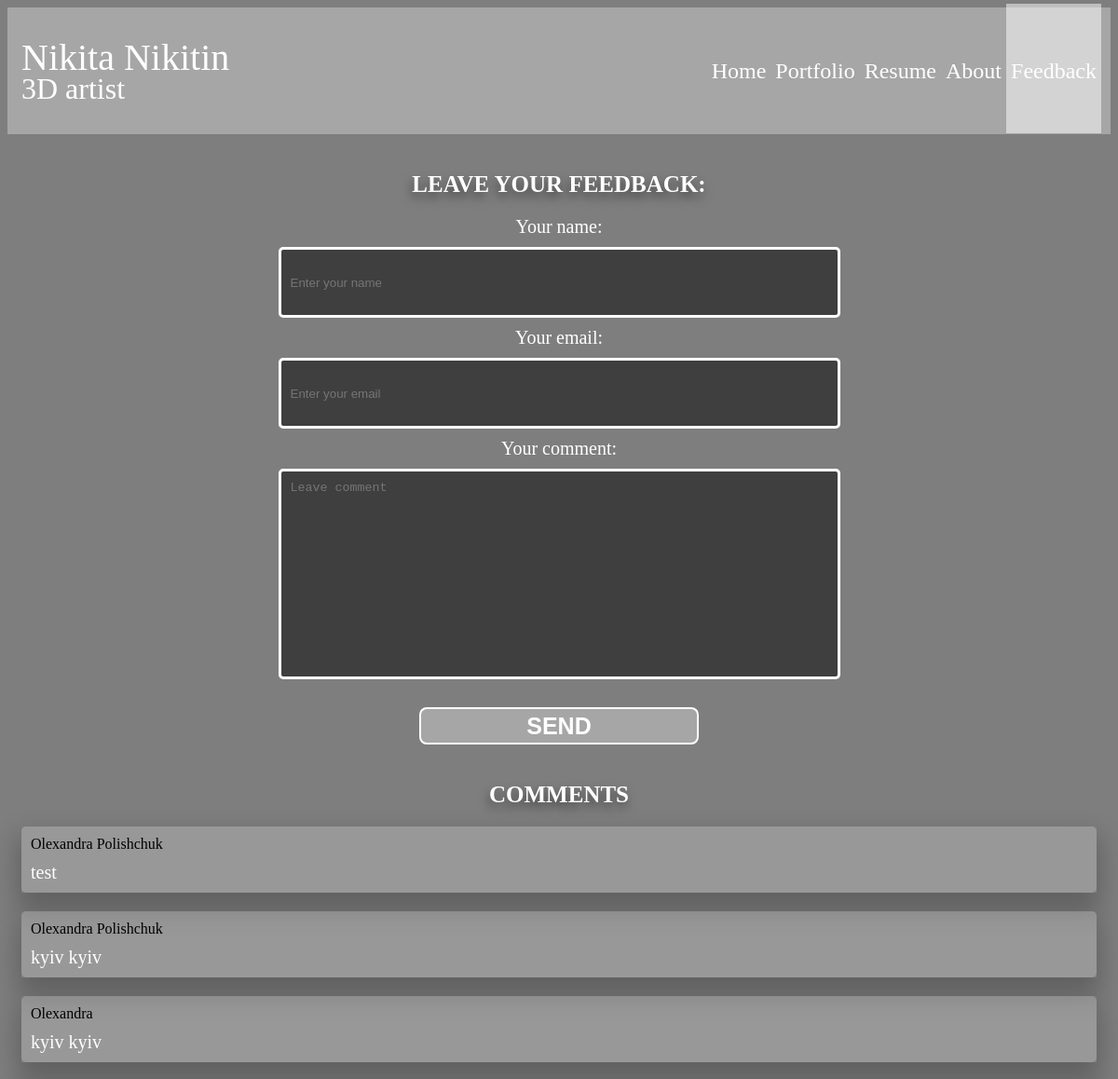
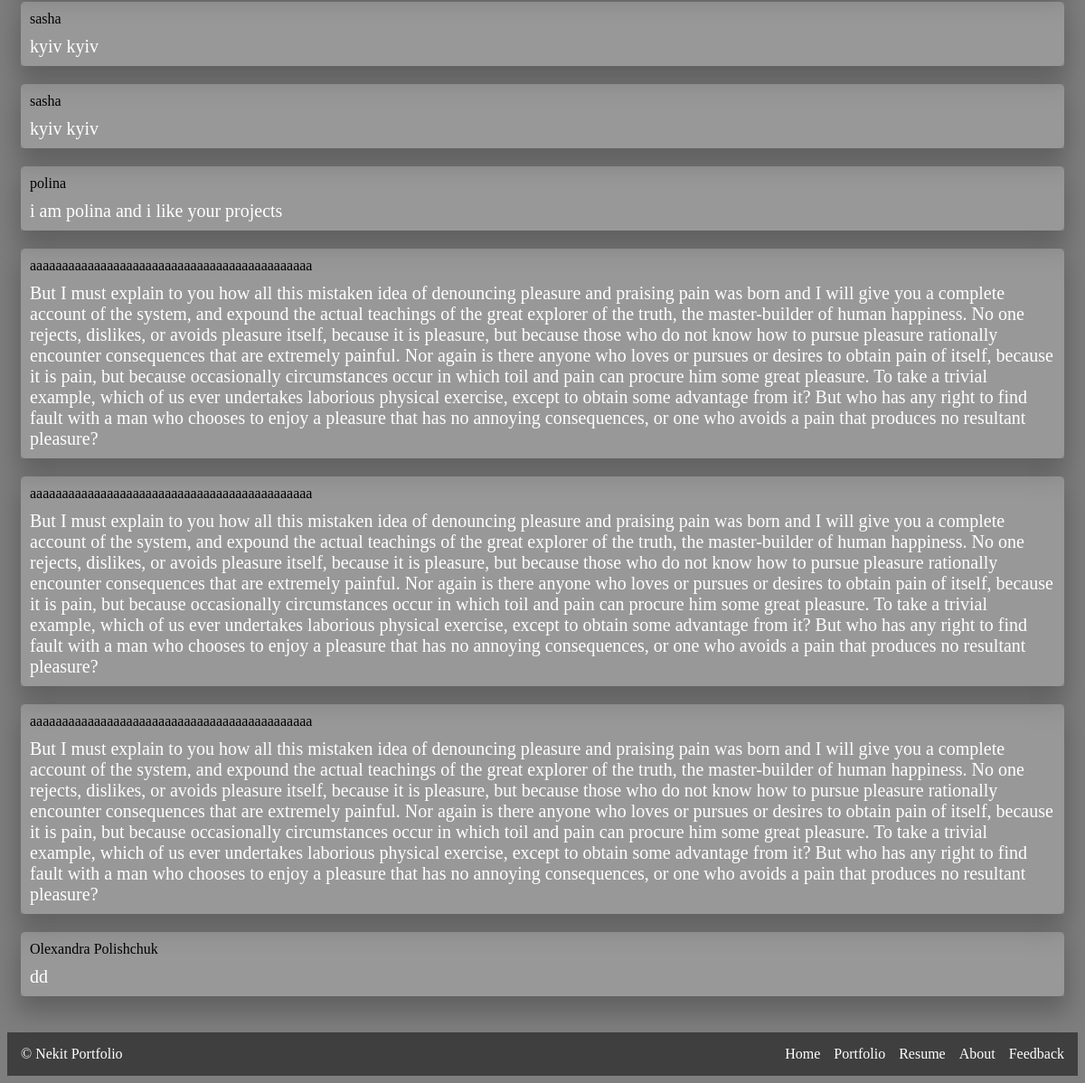
Screenshot of /feedback with the database file from the repository (2 pictures, top to bottom).
### app.py (models this page shows, shortened)
class Comments(db.Model):
    id = db.Column(db.Integer, primary_key=True)
    name = db.Column(db.String(30), nullable=False)
    email = db.Column(db.String(50), nullable=False)
    msg = db.Column(db.Text, nullable=True)
    date = db.Column(db.DateTime, default=datetime.utcnow)

### app.py (the view)
@app.route('/feedback', methods=['POST', 'GET'])
def feedback():
    res = Comments.query.order_by(Comments.id.desc()).limit(10).all()
    if request.cookies.get('commented'):
        return render_template('feedback.html', title='Feedback', comments=res, isComm=True)
    else:
        if request.method == 'POST':
            try:
                comm = Comments(name=request.form['name'], email=request.form['email'], msg=request.form['msg'])
                db.session.add(comm)
                db.session.commit()
                flash('Commented successfully', 'success')
                res = Comments.query.order_by(Comments.id.desc()).limit(10).all()
                result = make_response(render_template('feedback.html', title='Feedback', comments=res, isComm=True))
                result.set_cookie('commented', '1', 30*24*3600)
                return result
            except Exception as e:
                db.session.rollback()
                flash('Commenting error', 'error')
                print('DB adding error', e)
    return render_template('feedback.html', title='Feedback', comments=res, isComm=False)

### templates/feedback.html (shortened to what this page needs)
{% extends 'base.html' %} {% block styles %}
<link
  rel="stylesheet"
  type="text/css"
  href="{{ url_for('static', filename='css/styles.css') }}"
/>
{% endblock %} {% block body %}
<section class="feedback">
  <div class="container">
    {% if isComm %}
    <div class="feedback__flash">
      <p class="feedback__success">You have already left feedback. Thanks!</p>
      <svg class="icon-heart" width="30" height="30" viewBox="0 0 24 24"><path fill-rule="evenodd" d="M8.5 7C7.11 7 6 8.113 6 9.467c0 1.524.882 3.15 2.246 4.743 1.146 1.337 2.538 2.543 3.754 3.516 1.216-.973 2.608-2.18 3.754-3.516C17.118 12.617 18 10.99 18 9.467 18 8.113 16.89 7 15.5 7S13 8.113 13 9.467a1 1 0 1 1-2 0C11 8.113 9.89 7 8.5 7Zm3.5-.341A4.508 4.508 0 0 0 8.5 5C6.024 5 4 6.99 4 9.467c0 2.251 1.267 4.34 2.727 6.044 1.481 1.729 3.297 3.218 4.659 4.278a1 1 0 0 0 1.228 0c1.362-1.06 3.178-2.55 4.659-4.278C18.733 13.807 20 11.718 20 9.467 20 6.99 17.976 5 15.5 5c-1.41 0-2.674.646-3.5 1.659Z" clip-rule="evenodd"/></svg>
    </div>
    {% else %}
    <h4 class="feedback__title">Leave your feedback:</h4>
    <form action="feedback" method="post" class="feedback__form">
      <label for="name" class="feedback__label">Your name:</label>
      <input
        class="feedback__input"
        type="text"
        name="name"
        id="name"
        required
        placeholder="Enter your name"
      />
      <label for="email" class="feedback__label">Your email:</label>
      <input
        class="feedback__input"
        type="email"
        name="email"
        id="email"
        required
        placeholder="Enter your email"
      />
      <label for="msg" class="feedback__label">Your comment:</label>
      <textarea
        class="feedback__textarea"
        id="msg"
        name="msg"
        cols="50"
        rows="5"
        required
        placeholder="Leave comment"
      ></textarea>
      <input type="submit" class="feedback__btn" value="Send" />
    </form>
    {% endif %}
    <h4 class="feedback__title">Comments</h4>
    <div class="feedback__comments">
      {% for comm in comments %}
      <div class="comment">
        <div class="comment__body">
          <p class="comment__name">{{ comm.name }}</p>
          <p class="comment__text">{{ comm.msg }}</p>
        </div>
      </div>
      {% endfor %}
    </div>
  </div>
</section>
{% endblock %}

### templates/base.html (shortened to what this page needs)
<!DOCTYPE html>
<html lang="en">
  <head>
    <link
      rel="stylesheet"
      href="https://cdnjs.cloudflare.com/ajax/libs/modern-normalize/1.1.0/modern-normalize.min.css"
    />
    <link
      rel="stylesheet"
      type="text/css"
      href="{{ url_for('static', filename='css/index.min.css') }}"
    />
    {% block styles %}{% endblock%}
  </head>
  <body>
    <header class="header">
      <div class="container">
        <nav class="header--flex">
          <div class="header__logo">
            <a href="/" class="header__title">Nikita Nikitin</a>
            <h2 class="header__subtitle">3D artist</h2>
          </div>
          <ul class="header__nav">
            <li class="header__item"><a href="/" class="">Home</a></li>
            <li class="header__item">
              <a href="/portfolio" class="">Portfolio</a>
            </li>
            <li class="header__item"><a href="/resume" class="">Resume</a></li>
            <li class="header__item"><a href="/about" class="">About</a></li>
            <li class="header__item">
              <a href="/feedback" class="">Feedback</a>
            </li>
          </ul>
        </nav>
      </div>
    </header>
    {% block body %}{% endblock %}
    <footer class="footer">
      <div class="container footer--flex">
        <p class="footer__copy">&copy; Nekit Portfolio</p>
        <ul class="footer__nav">
          <li class="footer__item">
            <a href="/" class="">Home</a>
          </li>
          <li class="footer__item">
            <a href="/portfolio" class="">Portfolio</a>
          </li>
          <li class="footer__item">
            <a href="/resume" class="">Resume</a>
          </li>
          <li class="footer__item">
            <a href="/about" class="">About</a>
          </li>
          <li class="footer__item">
            <a href="/feedback" class="">Feedback</a>
          </li>
        </ul>
      </div>
    </footer>
  </body>
</html>

### rows the page displays
Comments: name "Olexandra Polishchuk", msg "test"
Comments: name "Olexandra Polishchuk", msg "kyiv kyiv"
Comments: name "Olexandra", msg "kyiv kyiv"
Comments: name "sasha", msg "kyiv kyiv"
Comments: name "sasha", msg "kyiv kyiv"
Comments: name "polina", msg "i am polina and i like your projects"
Comments: name "aaaaaaaaaaaaaaaaaaaaaaaaaaaaaaaaaaaaaaaaaaaa", msg "But I must explain to you how all this mistaken idea of denouncing pleasure and praising pain was born and I will give you a complete account of the system, and expound the actual teachings of the great explorer of the truth, the master-builder of human happiness. No one rejects, dislikes, or avoids pleasure itself, because it is pleasure, but because those who do not know how to pursue pleasure rationally encounter consequences that are extremely painful. Nor again is there anyone who loves or pursues or desires to obtain pain of itself, because it is pain, but because occasionally circumstances occur in which toil and pain can procure him some great pleasure. To take a trivial example,…"
Comments: name "aaaaaaaaaaaaaaaaaaaaaaaaaaaaaaaaaaaaaaaaaaaa", msg "But I must explain to you how all this mistaken idea of denouncing pleasure and praising pain was born and I will give you a complete account of the system, and expound the actual teachings of the great explorer of the truth, the master-builder of human happiness. No one rejects, dislikes, or avoids pleasure itself, because it is pleasure, but because those who do not know how to pursue pleasure rationally encounter consequences that are extremely painful. Nor again is there anyone who loves or pursues or desires to obtain pain of itself, because it is pain, but because occasionally circumstances occur in which toil and pain can procure him some great pleasure. To take a trivial example,…"
Comments: name "aaaaaaaaaaaaaaaaaaaaaaaaaaaaaaaaaaaaaaaaaaaa", msg "But I must explain to you how all this mistaken idea of denouncing pleasure and praising pain was born and I will give you a complete account of the system, and expound the actual teachings of the great explorer of the truth, the master-builder of human happiness. No one rejects, dislikes, or avoids pleasure itself, because it is pleasure, but because those who do not know how to pursue pleasure rationally encounter consequences that are extremely painful. Nor again is there anyone who loves or pursues or desires to obtain pain of itself, because it is pain, but because occasionally circumstances occur in which toil and pain can procure him some great pleasure. To take a trivial example,…"
Comments: name "Olexandra Polishchuk", msg "dd"
